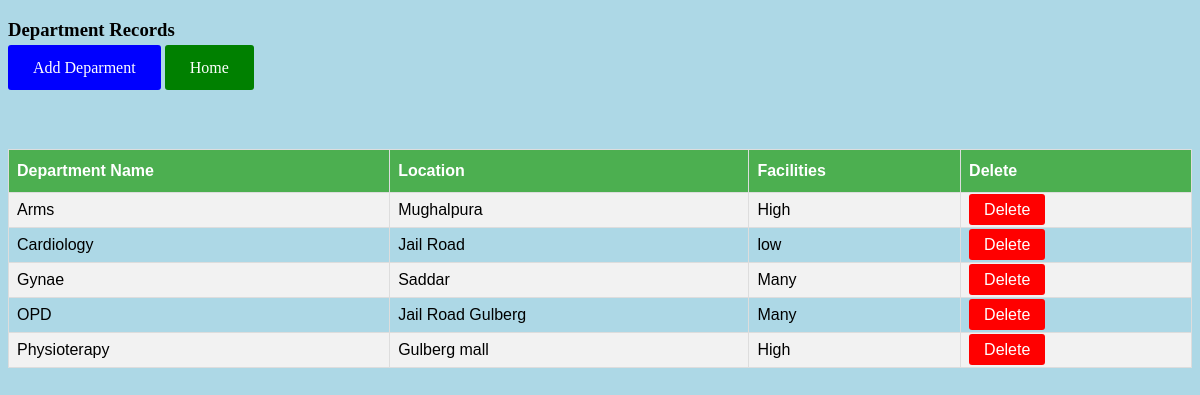
The app's page /showdepartment.php with its own data.
### tables this page shows
CREATE TABLE `department` (
  `d_name` varchar(255) NOT NULL,
  `d_location` varchar(255) DEFAULT NULL,
  `facilities` varchar(255) DEFAULT NULL
);

### showdepartment.php (the view, shortened to what this page needs)
<?php
$con=mysqli_connect("localhost","root","");
$query="Select * from department";
$query_dept=mysqli_query($con,$query)
?>
<!DOCTYPE html>
<html>
<head>
</head>
<body style="background-color: lightblue; ">
	<h3>Department Records </h3>
	<a href="departmententry.php" class="add">Add Deparment</a>
	<a href="home.php" class="add" style="background-color: green;">Home</a>
<table id="customers">
	<tr><th>Department Name
	</th>
	<th>Location</th>
	<th>Facilities</th>
	<th>Delete</th>
</tr>
<?php
while ($res= mysqli_fetch_array($query_dept)) {
	?>
	<tr>
		<td><?php echo $res['d_name'];?></td>
		<td><?php echo $res['d_location'];?></td>
		<td><?php echo $res['facilities'];?></td>
		<td><a class="edit" style="background-color: red;" href="deptdelete.php?delete=<?php echo $res['d_name'];?>">Delete</a></td>
	</tr><br>
	<?php
}
?></table>
</body>
</html>

### showdepartment.php (style rules this page uses)
#customers { font-family: Arial, Helvetica, sans-serif; border-collapse: collapse; width: 100%; }
#customers td, #customers th { border: 1px solid #ddd; padding: 8px; }
#customers tr:nth-child(even) { background-color: #f2f2f2; }
#customers th { padding-top: 12px; padding-bottom: 12px; text-align: left; background-color: #4CAF50; color: white; }
.edit { background-color: orange; color: white; text-decoration: none; text-align: center; padding: 7px 15px; border-radius: 3px; }
.add { background-color: blue; color: white; text-decoration: none; text-align: center; padding: 14px 25px; border-radius: 3px; }

### records on screen
department: d_name "Arms", d_location "Mughalpura", facilities "High"
department: d_name "Cardiology", d_location "Jail Road", facilities "low"
department: d_name "Gynae", d_location "Saddar", facilities "Many"
department: d_name "OPD", d_location "Jail Road Gulberg", facilities "Many"
department: d_name "Physioterapy", d_location "Gulberg mall", facilities "High"
